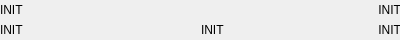
<?xml version="1.0" encoding="UTF-8"?>
<ui version="4.0">
 <class>InfoBar</class>
 <widget class="QDialog" name="InfoBar">
  <property name="geometry">
   <rect>
    <x>0</x>
    <y>0</y>
    <width>400</width>
    <height>40</height>
   </rect>
  </property>
  <property name="sizePolicy">
   <sizepolicy hsizetype="Fixed" vsizetype="Fixed">
    <horstretch>0</horstretch>
    <verstretch>0</verstretch>
   </sizepolicy>
  </property>
  <property name="minimumSize">
   <size>
    <width>400</width>
    <height>40</height>
   </size>
  </property>
  <property name="maximumSize">
   <size>
    <width>400</width>
    <height>40</height>
   </size>
  </property>
  <property name="windowTitle">
   <string>Dialog</string>
  </property>
  <widget class="QWidget" name="verticalLayoutWidget">
   <property name="geometry">
    <rect>
     <x>0</x>
     <y>0</y>
     <width>401</width>
     <height>46</height>
    </rect>
   </property>
   <layout class="QVBoxLayout" name="verticalLayout">
    <property name="spacing">
     <number>0</number>
    </property>
    <property name="sizeConstraint">
     <enum>QLayout::SetMinAndMaxSize</enum>
    </property>
    <item>
     <layout class="QHBoxLayout" name="horizontalLayout_2">
      <item>
       <widget class="QLabel" name="labelState">
        <property name="minimumSize">
         <size>
          <width>0</width>
          <height>0</height>
         </size>
        </property>
        <property name="maximumSize">
         <size>
          <width>400</width>
          <height>20</height>
         </size>
        </property>
        <property name="baseSize">
         <size>
          <width>0</width>
          <height>0</height>
         </size>
        </property>
        <property name="text">
         <string>INIT</string>
        </property>
        <property name="alignment">
         <set>Qt::AlignLeading|Qt::AlignLeft|Qt::AlignVCenter</set>
        </property>
       </widget>
      </item>
      <item>
       <widget class="QLabel" name="labelDistPerc">
        <property name="minimumSize">
         <size>
          <width>50</width>
          <height>20</height>
         </size>
        </property>
        <property name="maximumSize">
         <size>
          <width>50</width>
          <height>20</height>
         </size>
        </property>
        <property name="baseSize">
         <size>
          <width>0</width>
          <height>0</height>
         </size>
        </property>
        <property name="text">
         <string>INIT</string>
        </property>
        <property name="alignment">
         <set>Qt::AlignRight|Qt::AlignTrailing|Qt::AlignVCenter</set>
        </property>
       </widget>
      </item>
     </layout>
    </item>
    <item>
     <layout class="QHBoxLayout" name="horizontalLayout">
      <item>
       <widget class="QLabel" name="labelFuelOB">
        <property name="minimumSize">
         <size>
          <width>0</width>
          <height>0</height>
         </size>
        </property>
        <property name="maximumSize">
         <size>
          <width>250</width>
          <height>20</height>
         </size>
        </property>
        <property name="baseSize">
         <size>
          <width>0</width>
          <height>0</height>
         </size>
        </property>
        <property name="text">
         <string>INIT</string>
        </property>
        <property name="alignment">
         <set>Qt::AlignLeading|Qt::AlignLeft|Qt::AlignVCenter</set>
        </property>
       </widget>
      </item>
      <item>
       <widget class="QLabel" name="labelFuelU">
        <property name="minimumSize">
         <size>
          <width>120</width>
          <height>20</height>
         </size>
        </property>
        <property name="maximumSize">
         <size>
          <width>120</width>
          <height>20</height>
         </size>
        </property>
        <property name="baseSize">
         <size>
          <width>0</width>
          <height>0</height>
         </size>
        </property>
        <property name="text">
         <string>INIT</string>
        </property>
        <property name="alignment">
         <set>Qt::AlignLeading|Qt::AlignLeft|Qt::AlignVCenter</set>
        </property>
       </widget>
      </item>
      <item>
       <widget class="QLabel" name="labelDistNm">
        <property name="minimumSize">
         <size>
          <width>80</width>
          <height>20</height>
         </size>
        </property>
        <property name="maximumSize">
         <size>
          <width>80</width>
          <height>20</height>
         </size>
        </property>
        <property name="baseSize">
         <size>
          <width>0</width>
          <height>0</height>
         </size>
        </property>
        <property name="text">
         <string>INIT</string>
        </property>
        <property name="alignment">
         <set>Qt::AlignRight|Qt::AlignTrailing|Qt::AlignVCenter</set>
        </property>
       </widget>
      </item>
     </layout>
    </item>
   </layout>
  </widget>
 </widget>
 <resources/>
 <connections/>
</ui>
